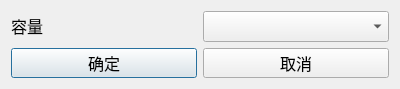
<?xml version="1.0" encoding="UTF-8"?>
<ui version="4.0">
 <class>CreateArrayDialog</class>
 <widget class="QDialog" name="CreateArrayDialog">
  <property name="geometry">
   <rect>
    <x>0</x>
    <y>0</y>
    <width>400</width>
    <height>84</height>
   </rect>
  </property>
  <property name="maximumSize">
   <size>
    <width>16777215</width>
    <height>100</height>
   </size>
  </property>
  <property name="windowTitle">
   <string>创建数组</string>
  </property>
  <layout class="QVBoxLayout" name="verticalLayout">
   <item>
    <layout class="QHBoxLayout" name="horizontalLayout_2">
     <item>
      <widget class="QLabel" name="label">
       <property name="maximumSize">
        <size>
         <width>16777215</width>
         <height>30</height>
        </size>
       </property>
       <property name="font">
        <font>
         <family>文泉驿正黑</family>
         <pointsize>12</pointsize>
        </font>
       </property>
       <property name="text">
        <string>容量</string>
       </property>
      </widget>
     </item>
     <item>
      <widget class="QComboBox" name="comboBox">
       <property name="font">
        <font>
         <family>文泉驿正黑</family>
         <pointsize>12</pointsize>
        </font>
       </property>
      </widget>
     </item>
    </layout>
   </item>
   <item>
    <layout class="QHBoxLayout" name="horizontalLayout">
     <item>
      <widget class="QPushButton" name="ok">
       <property name="maximumSize">
        <size>
         <width>16777215</width>
         <height>30</height>
        </size>
       </property>
       <property name="font">
        <font>
         <family>文泉驿正黑</family>
         <pointsize>12</pointsize>
        </font>
       </property>
       <property name="text">
        <string>确定</string>
       </property>
      </widget>
     </item>
     <item>
      <widget class="QPushButton" name="cancel">
       <property name="maximumSize">
        <size>
         <width>16777215</width>
         <height>30</height>
        </size>
       </property>
       <property name="font">
        <font>
         <family>文泉驿正黑</family>
         <pointsize>12</pointsize>
        </font>
       </property>
       <property name="text">
        <string>取消</string>
       </property>
      </widget>
     </item>
    </layout>
   </item>
  </layout>
 </widget>
 <resources/>
 <connections>
  <connection>
   <sender>cancel</sender>
   <signal>clicked()</signal>
   <receiver>CreateArrayDialog</receiver>
   <slot>reject()</slot>
   <hints>
    <hint type="sourcelabel">
     <x>296</x>
     <y>221</y>
    </hint>
    <hint type="destinationlabel">
     <x>199</x>
     <y>149</y>
    </hint>
   </hints>
  </connection>
 </connections>
</ui>
